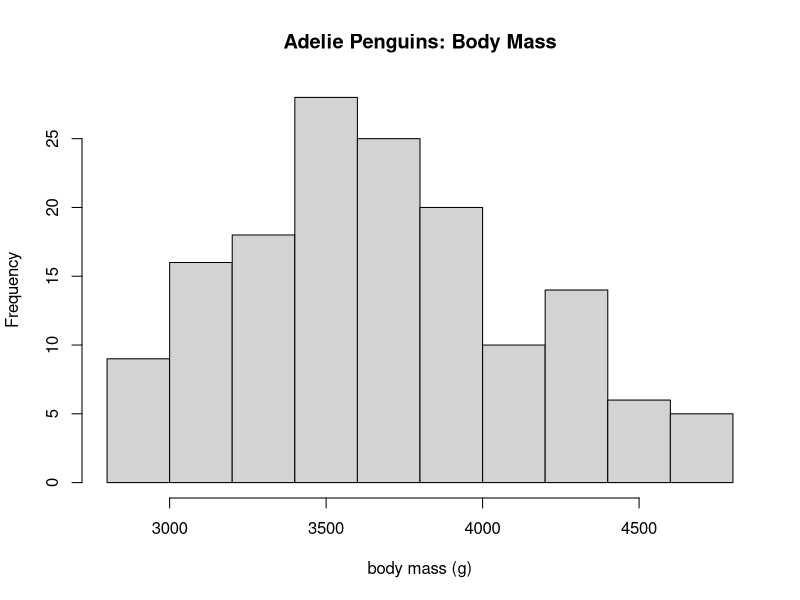

The R source for this figure: (Note: this script raises an error after producing the figure.)
require(palmerpenguins)
dat_ade = droplevels(subset(penguins, species == "Adelie"))
dat_ade1 = droplevels(subset(dat_ade, sex == "female"))
dat_ade2 = droplevels(subset(dat_ade, sex = "male"))
hist(dat_ade$body_mass_g, main = "Adelie Penguins: Body Mass", xlab = "body mass (g)")

head(dat_ade)
females <- dat_ade$sex == "female"
males <- dat_ade$sex == "male"
boxplot(data = dat_ade$body_mass_g ~ sex, xlab= "Female", ylab = "body mass (g)")
boxplot(dat_ade2$body_mass_g, xlab = "Male", ylab = "body mass (g)")

boxplot(dat_ade$sex == "female", ylab = dat_ade$body_mass_g)
par(mfrow = c(1,2))
t.test()

boxplot(body_mass_g ~ sex, data = dat_ade)

t.test(females$body_mass_g, males$body_mass_g)
